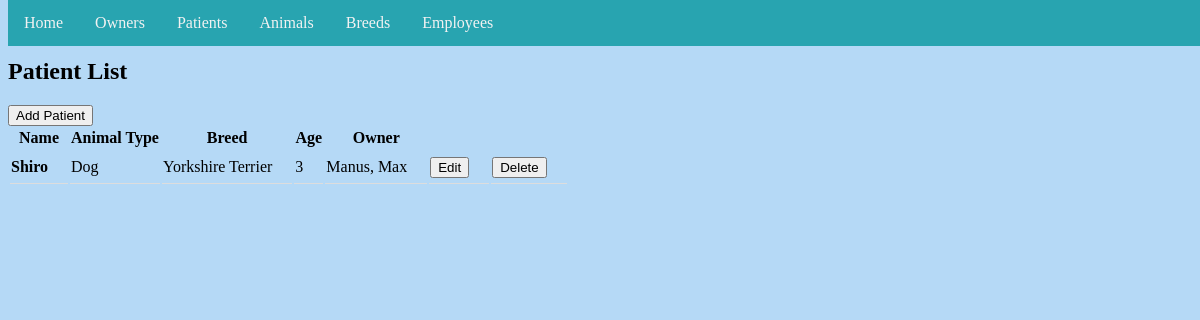
Screenshot of /patient/list/ with the database file from the repository.
### patient/models.py (models this page shows, shortened)
class Patient(models.Model):
    pet_name = models.CharField(max_length=200)
    animal = models.ForeignKey(Animal, on_delete=models.CASCADE)
    breed = models.ForeignKey(Breed, on_delete=models.CASCADE)
    age = models.IntegerField(default=0)
    owner = models.ForeignKey(Owner, on_delete=models.CASCADE)
    class Meta:
        ordering = ["owner"]

class Animal(models.Model):
    animal_type = models.CharField(max_length=200, default='Unkown')
    def __str__(self):
        return self.animal_type
    class Meta:
        ordering = ['animal_type']

class Breed(models.Model):
    animal = models.ForeignKey(Animal, on_delete=models.CASCADE)
    breed = models.CharField(max_length=200, default='Unknown')
    def __str__(self):
        return self.breed
    class Meta:
        ordering = ['animal']

### owner/models.py (models this page shows, shortened)
class Owner(models.Model):
	first_name = models.CharField(max_length=50)
	last_name = models.CharField(max_length=50)
	phone = models.CharField(max_length=30)

### patient/views.py (the view)
# urls.py: path('list/', views.PatientList.as_view(), name='patientlist'),
class PatientList(ListView):
    model = Patient
    template_name = 'patient_list.html'

### templates/patient_list.html (shortened to what this page needs)
{% extends './base.html' %}
{% block content %}
<h2>Patient List</h2>
<a href="{% url 'patient:patientcreate' %}"><button class"btn">Add Patient</button></a>
<table id="patients">
  <tr>
    <th>Name</th>
    <th>Animal Type</th>
    <th>Breed</th>
    <th>Age</th>
    <th>Owner</th>
    <th> </th>
    <th> </th>
  </tr>
    {% for patient in patient_list %}
  <tr>
    <td><strong>{{ patient.pet_name }}</strong></td>
    <td>{{ patient.animal }}</td>
    <td>{{ patient.breed }}</td>
    <td>{{ patient.age }}</td>
    <td>{{ patient.owner.last_name }}, {{ patient.owner.first_name }}</td>
    <td><a href="{% url 'patient:patientupdate' patient.id %}"><button>Edit</button></a></td>
    <td><a href="{% url 'patient:patientdelete' patient.id %}"><button>Delete</button></a></td>
  </tr>
  {% endfor %}
</table>
{% endblock %}

### static/css/style.css (style rules this page uses)
body { background-image: url("images/background.jpg"); background-repeat: no-repeat; background-color: #b5d9f6; background-position: center; background-size: cover; padding-top: 30px; height: 2000px; }
.owners th, td { text-align: left; padding-right: 20px; padding-top: 5px; padding-bottom: 5px; border-bottom: 1px solid #ddd; }

### rows the page displays
Patient: pet_name "Shiro", animal "Dog", breed "Yorkshire Terrier", age "3", owner.last_name "Manus", owner.first_name "Max"
